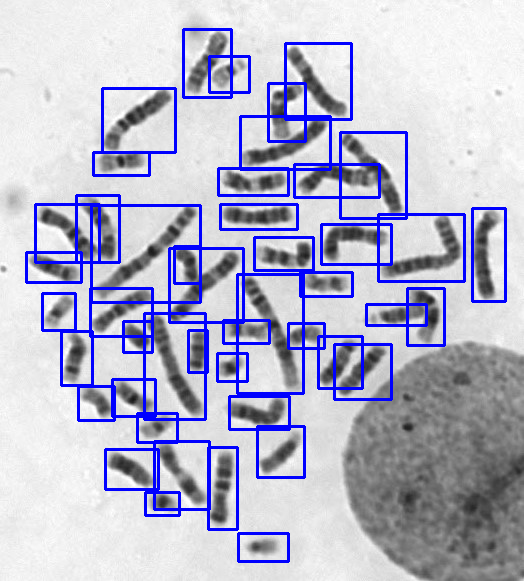
#> input picture Chromosome Annotations_screenshot_06.05.2024.png, 524 x 581 px, given in place of 103064_chromosome_3.jpg, which was not available
$ python preprocessing.py
#> lines starting #> are read from the running program, lines starting #| are printed output that depends on the picture; after the words box and inside, x2 and y2 are one past the last pixel; in counts of white or black regions, pixels touching at a corner belong together; pictures that were not available may be replaced by others from this repository, and a replacement may not be noted
import cv2
import numpy as np
import matplotlib.pyplot as plt
import os
from tqdm import tqdm


# [15 lines left out: function display_images, not called in this run]


def preprocess_image(image_path):
    # Read the image in grayscale
    gray_image = cv2.imread(image_path, cv2.IMREAD_GRAYSCALE)

    # Denoising
    denoised_image = cv2.fastNlMeansDenoising(gray_image, None, 10, 7, 21)  # he rocks

    # Contrast enhancement
    clahe = cv2.createCLAHE(clipLimit=2.0, tileGridSize=(8, 8))
    contrast_enhanced_image = clahe.apply(denoised_image)  # he rocks
    return contrast_enhanced_image


def image_resize(img, new_size):
    height, width = img.shape[:2]
    pad_width = (new_size[0] - width) // 2
    pad_height = (new_size[1] - height) // 2

    # If the new dimensions are smaller than the image's dimensions,
    # this will raise an error.
    if pad_width < 0 or pad_height < 0:
        raise ValueError("New size must be larger than the image size")

    # Compute padding to be added to each side of the image
    top_pad = pad_height + (new_size[1] - (height + 2 * pad_height)) % 2
    bottom_pad = pad_height
    left_pad = pad_width + (new_size[0] - (width + 2 * pad_width)) % 2
    right_pad = pad_width

    # Add padding to the image
    padded_img = cv2.copyMakeBorder(img, top_pad, bottom_pad, left_pad, right_pad,
                                    borderType=cv2.BORDER_CONSTANT, value=[0, 0, 0])
    return padded_img


def clean_image(image):
    _, binary_image = cv2.threshold(image, 0, 255, cv2.THRESH_BINARY_INV + cv2.THRESH_OTSU)
    contours, _ = cv2.findContours(binary_image, cv2.RETR_TREE, cv2.CHAIN_APPROX_SIMPLE)

    contour_image = np.copy(image)
    cv2.drawContours(contour_image, contours, -1, (255, 0, 0), 1)  # draw in blue with thickness 1

    return binary_image, contours, contour_image


def separate_overlapping_chromosomes(binary_image):
    # Convert binary image to 8-bit format if not already
    binary_image = np.uint8(binary_image)

    # Invert the image so the background is 0.
    binary_image = 255 - binary_image

    # Perform distance transform
    distance_transform = cv2.distanceTransform(binary_image, cv2.DIST_L2, 5)
    # Normalize the distance transform for visualization
    normalized_dist_transform = cv2.normalize(distance_transform, None, 255, 0, cv2.NORM_MINMAX)

    # Threshold the distance transform
    _, dist_transform_thresh = cv2.threshold(normalized_dist_transform, 0.1 * normalized_dist_transform.max(), 255, 0)
    dist_transform_thresh = np.uint8(dist_transform_thresh)

    # Determine markers for the Watershed algorithm
    markers = cv2.connectedComponents(dist_transform_thresh)[1]

    # Apply Watershed algorithm
    markers = cv2.watershed(cv2.cvtColor(binary_image, cv2.COLOR_GRAY2BGR), markers)

    # Generate the segmented image
    segmented_image = np.zeros(binary_image.shape, dtype=np.uint8)
    segmented_image[markers == -1] = 255  # -1 denotes the watershed ridge

    return segmented_image


# [4 lines left out: function contours_extractor, not called in this run]


def binary_converter(image):
    _, binary_image = cv2.threshold(image, 0, 255, cv2.THRESH_BINARY_INV + cv2.THRESH_OTSU)
    return cv2.bitwise_not(binary_image)  # ocho value trash


def take_biggest_object(binary_image):
    # Find all connected components with their stats
    num_labels, labels, stats, _ = cv2.connectedComponentsWithStats(binary_image, connectivity=8)

    # Skip the first label (0) as it is the background
    # and find the label of the largest component based on the area
    largest_label = 1 + np.argmax(stats[1:, cv2.CC_STAT_AREA])

    # Create a mask for the largest component
    mask = np.zeros_like(binary_image)
    mask[labels == largest_label] = 255

    return mask


def apply_mask(original_image, binary_image):
    # Ensure the binary image is in the correct boolean format
    mask = binary_image > 0

    # Create an output image that only contains the area of interest from the original image
    # Initialize it with zeros (all black image)
    masked_image = np.zeros_like(original_image)

    # Apply the mask to each channel of the original image
    masked_image[mask] = original_image[mask]

    return masked_image


# [45 lines left out: functions complete_preprocess_single, preprocess_directory, not called in this run]


image_path = 'dataset/Data/24_chromosomes_object/cropped_chromosomes/103064_chromosome_3.jpg'
original_image = cv2.imread(image_path)
#> original_image is the input picture: shape (581, 524, 3); mean B, G, R 204.7, 182.4, 182.4
#original_image = cv2.cvtColor(original_image, cv2.COLOR_BGR2RGB)

preprocessed_image = preprocess_image(image_path)

binaryImage, contours, contoursimage = clean_image(preprocessed_image)
#> in clean_image, `_, binary_image = cv2.threshold(image, 0, 255, cv2.THRESH_BINARY_INV +..`:
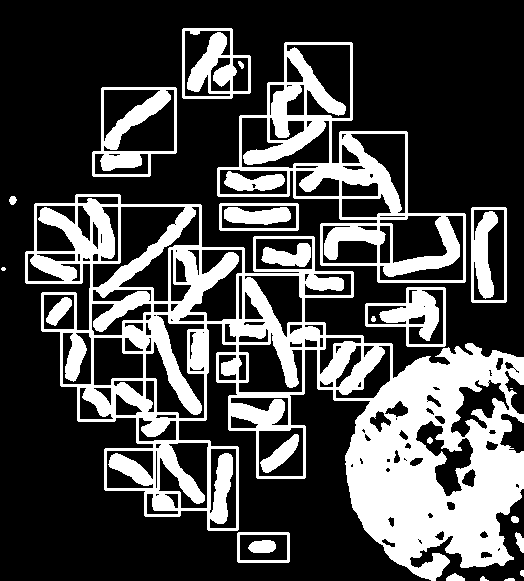
#> binary_image: shape (581, 524); 28.9% white; 26 white regions (2 under 20 px)
#> in clean_image, `contours, _ = cv2.findContours(binary_image, cv2.RETR_TREE, cv2.CHAIN_..`: contours = 190 contours, 37 with area under 20; largest, box (x1, y1, x2, y2) and area: (25, 194, 524, 581) 97846, (217, 42, 466, 283) 28240, (92, 87, 177, 177) 6300, (182, 28, 251, 99) 4182, (471, 207, 507, 303) 3323
#> in clean_image, `cv2.drawContours(contour_image, contours, -1, (255, 0, 0), 1)`:
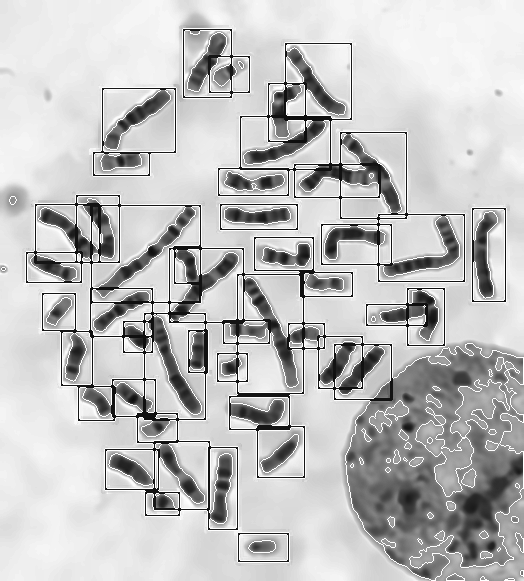
#> contour_image: shape (581, 524); min 12, max 255, mean 192.2

segmented_image = separate_overlapping_chromosomes(contoursimage)
#> in separate_overlapping_chromosomes, `binary_image = 255 - binary_image`:
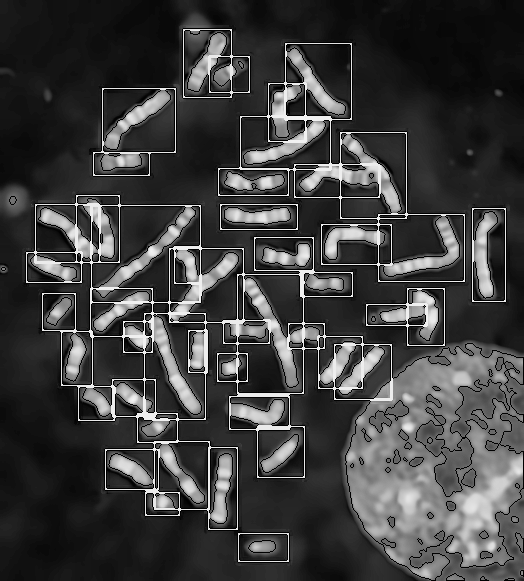
#> binary_image: shape (581, 524); min 0, max 243, mean 62.8
#> in separate_overlapping_chromosomes, `_, dist_transform_thresh = cv2.threshold(normalized_dist_transform, 0...`: dist_transform_thresh: shape (581, 524) float32; 28.5% white; 12 white regions (2 under 20 px), largest, box (x1, y1, x2, y2) and area: (0, 0, 524, 206) 50737, (0, 287, 392, 581) 31646, (164, 116, 222, 187) 1762
#> in separate_overlapping_chromosomes, `markers = cv2.connectedComponents(dist_transform_thresh)[1]`:
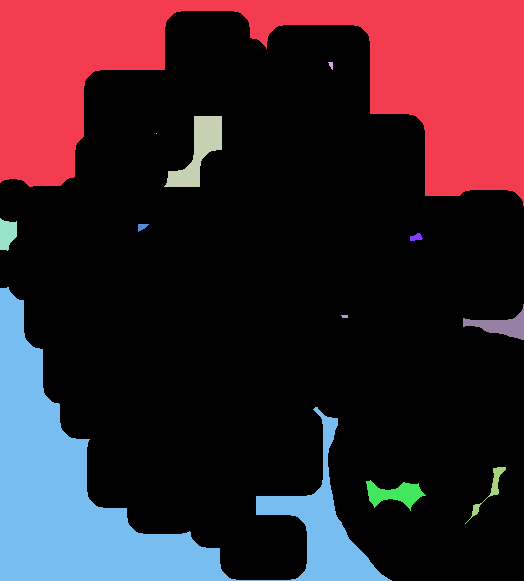
#> markers: shape (581, 524) int32; 13 distinct labels, from 0 to 12; one colour per label, 0 black
#> in separate_overlapping_chromosomes, `markers = cv2.watershed(cv2.cvtColor(binary_image, cv2.COLOR_GRAY2BGR)..`:
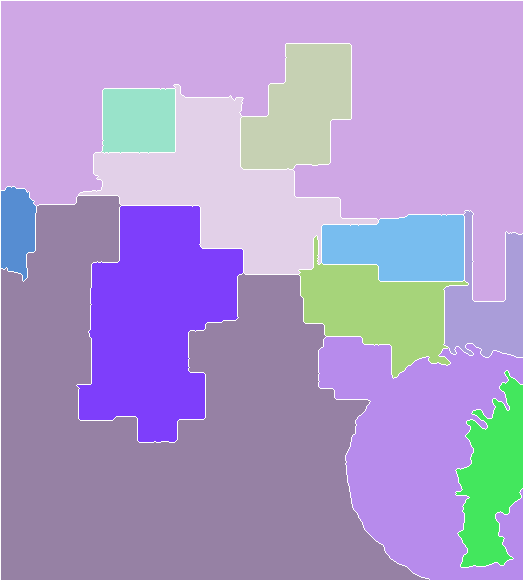
#> markers: shape (581, 524) int32; 13 distinct labels, from -1 to 12; one colour per label, 0 black, -1 white
#> segmented_image: shape (581, 524); 2.1% white in thin lines or dots

noobj = take_biggest_object(binaryImage)
#> in take_biggest_object, `num_labels, labels, stats, _ = cv2.connectedComponentsWithStats(binary..`:
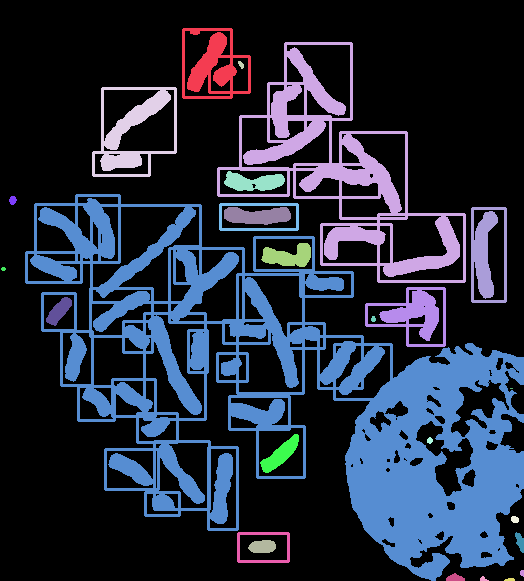
#> labels: shape (581, 524) int32; 27 distinct labels, from 0 to 26; one colour per label, 0 black
#> in take_biggest_object, `num_labels, labels, stats, _ = cv2.connectedComponentsWithStats(binary..`: num_labels = 27; stats = 27 rows, first 6: [0, 0, 524, 581, 216401], [182, 28, 69, 71, 2379], [217, 42, 249, 241, 13251], [238, 61, 6, 8, 31], [92, 87, 85, 90, 2903], [224, 171, 61, 20, 796]
#> in take_biggest_object, `largest_label = 1 + np.argmax(stats[1:, cv2.CC_STAT_AREA])`: largest_label = 6
#> noobj: shape (581, 524); 19.7% white; 1 white region, box (x1, y1, x2, y2) and area: (25, 194, 524, 581) 59983

# [7 lines of commented-out code are left out]

masked_image = apply_mask(preprocessed_image, noobj)
#> in apply_mask, `masked_image[mask] = original_image[mask]`:
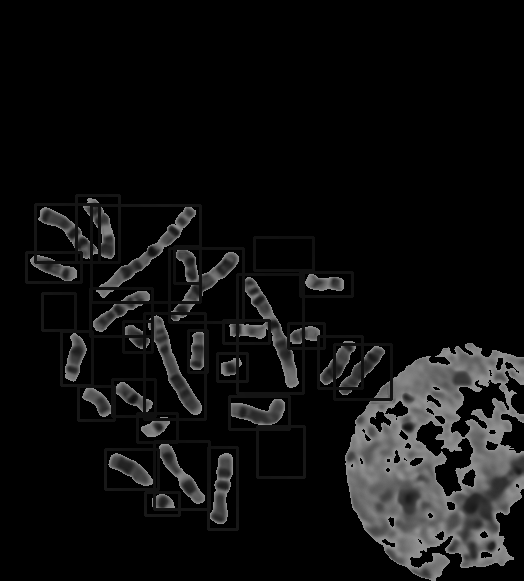
#> masked_image: shape (581, 524); min 0, max 147, mean 15.9

# display_images(preprocessed_image, masked_image)

resized_image = image_resize(masked_image,
                             (299, 299))
#> (the run stopped early here; a loop or call above may not have finished)
